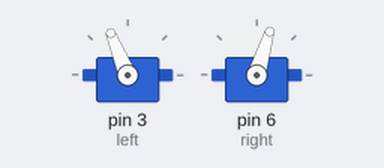
Recording of a sketch running on a simulated Arduino Uno, built with avr-gcc and run on an emulated ATmega328P. On the bench: 2 × servo.

Above: at 0.1 s.
At 5.1 s:
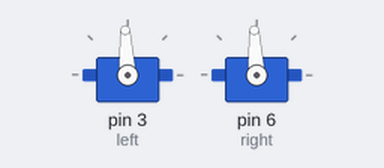
Timing chart, 0 to 6.6 s (numbered marks = the images above):
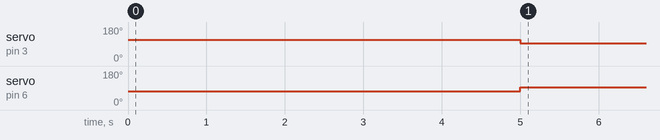

Measured:
- by itself, servo on pin 3 (left): 112° → 93° at 5.0 s
- by itself, servo on pin 6 (right): 73° → 93° at 5.0 s

The sketch:

drive_robot_forward.ino
```cpp
/* Software 1073 Example Program
Written and debugged for use on the Arduino boebot platform
last updated: 8/14/14

Program: Drive the robot forward for a duration
*/

#include <Servo.h>

Servo left;
Servo right;  //creates two servo objects

int delayValue = 5000; //creates an int that controls how long to drive forward

void setup(){ //setup runs just once
  left.attach(3);
  right.attach(6); //mounts each servo on their respective digital pin
  left.writeMicroseconds(1700);
  right.writeMicroseconds(1300);
  delay(delayValue);
  left.writeMicroseconds(1500);
  right.writeMicroseconds(1500);
}
void loop(){ //loop runs over and over again
  ; //nothing needed here
}
```
